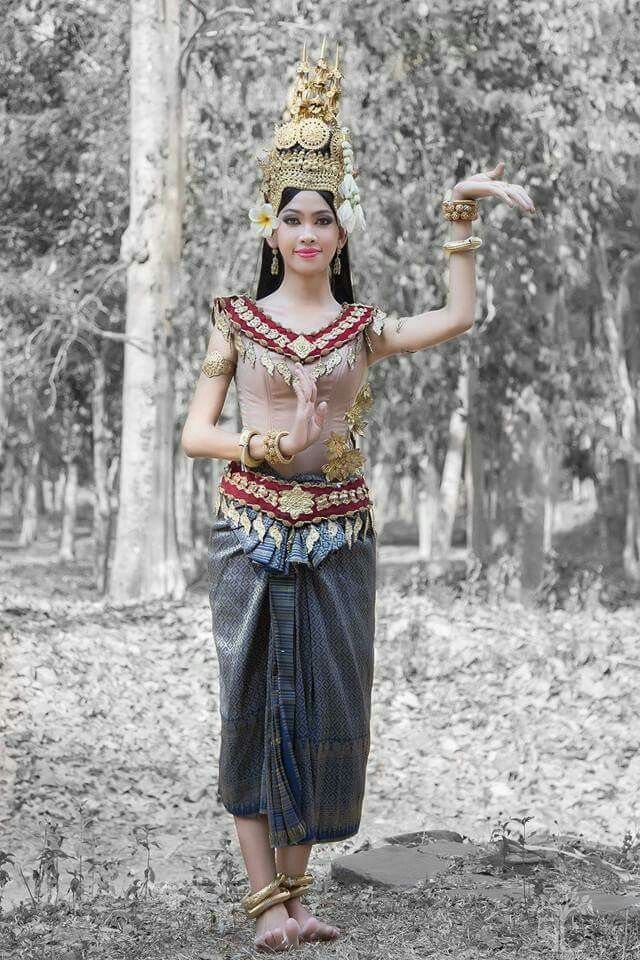
#> input picture apsaracloth1.jpg, 640 x 960 px; its folder holds only this picture in this run
$ python -i classify.py   (imports and definitions only)
#> lines starting #> are read from the running program, lines starting #| are printed output that depends on the picture; after the words box and inside, x2 and y2 are one past the last pixel; in counts of white or black regions, pixels touching at a corner belong together
import cv2
import numpy as np
import os
from sklearn.neural_network import MLPClassifier
import pickle

LABEL = {
    "ca_2_tay_chap_vao_hong_phai": 1,
    "chap_tay": 2,
    "ngam_hoa": 3,
    "phai_thang_trai_dang_hoa": 4,
    "tay_phai_hong_tay_trai_hoa": 5,
    "xoay_nguoi": 6
}


def cut_frame(path):
#> called with path = 'apsaracloth1.jpg'
    img = cv2.imread(path, 0)
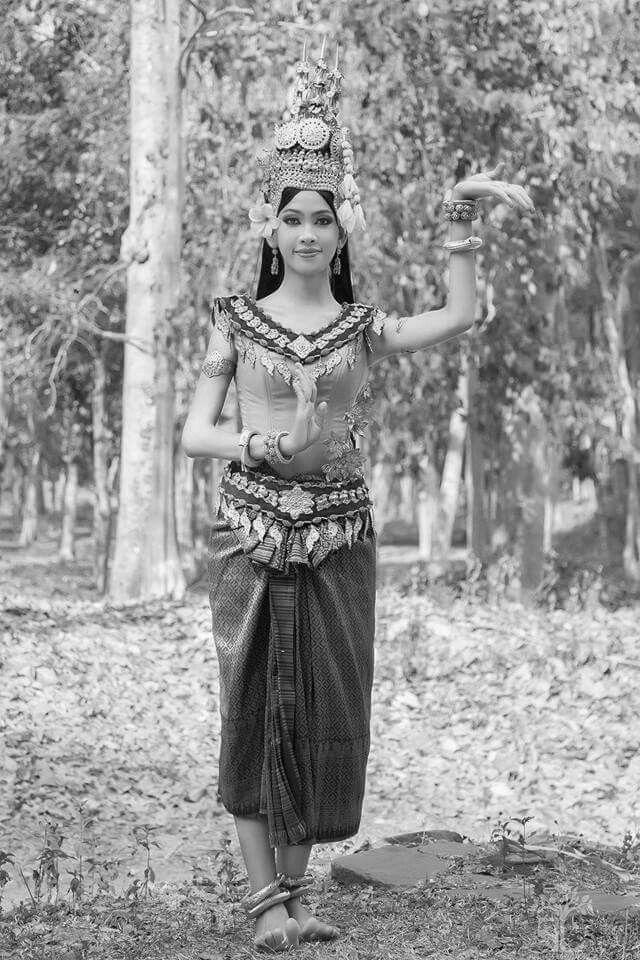
#> img: shape (960, 640); min 0, max 255, mean 150.8
    ret, thresh = cv2.threshold(img, 127, 255, 0)
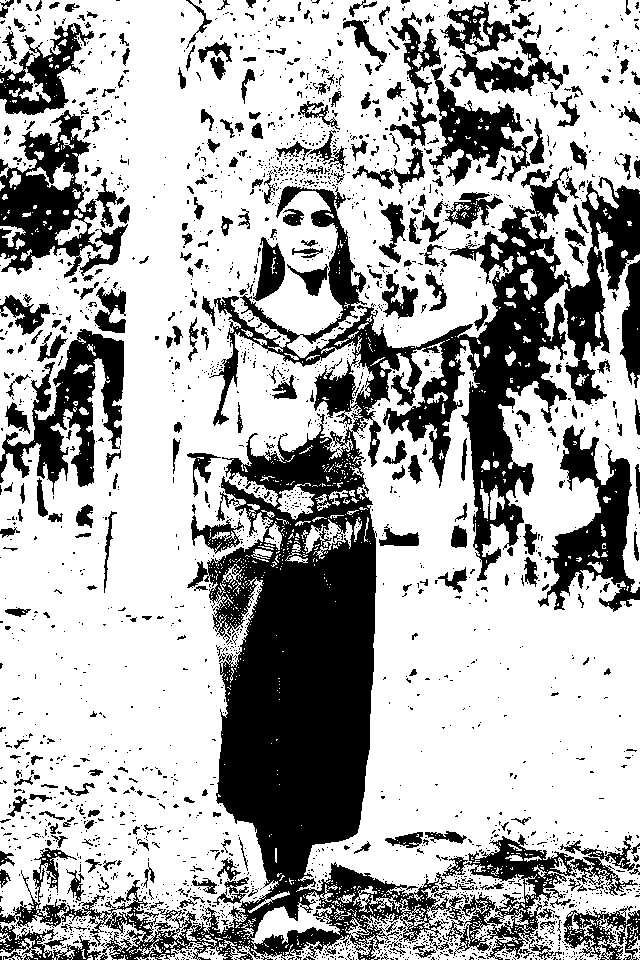
#> thresh: shape (960, 640); 68.1% white; 2449 black regions (2103 under 20 px)
    contours, hierarchy = cv2.findContours(thresh,
                                           cv2.RETR_TREE,
                                           cv2.CHAIN_APPROX_SIMPLE)
#> contours = 5074 contours, 4448 with area under 20; largest, box (x1, y1, x2, y2) and area: (0, 0, 640, 960) 461418, (428, 66, 534, 186) 4966, (463, 835, 578, 931) 4108, (275, 185, 368, 345) 3362, (448, 37, 564, 97) 2624
    x, y, w, h = cv2.boundingRect(contours[0])
#> x = 471; y = 959; w = 2; h = 1
    newimg = np.array(img)
    mewimg = newimg[y-10:y+h+10, x-10:x+w+10]
    cv2.imwrite(path, mewimg)


def get_data():
    labels = []
    data = []
    for _, d, _ in os.walk('./bodyposture/'):
        for path in d:
            for r, _, f in os.walk('./bodyposture/'+path):
                for img in f:
                    # print(r+'/'+img)
                    labels.append(LABEL[r.split('/')[2]])
                    img = cv2.imread(r+'/'+img, 0)
                    img = cv2.resize(img, (250, 700))
                    img = np.array(img)
                    data.append(img.flatten())
    return np.array(data, np.float32), np.array(labels)


# [6 lines of commented-out code are left out]


def peceptron ():
    with open('nn.plk','rb') as file:
        model = pickle.load(file)
    return model

>>> result = cut_frame('apsaracloth1.jpg')
